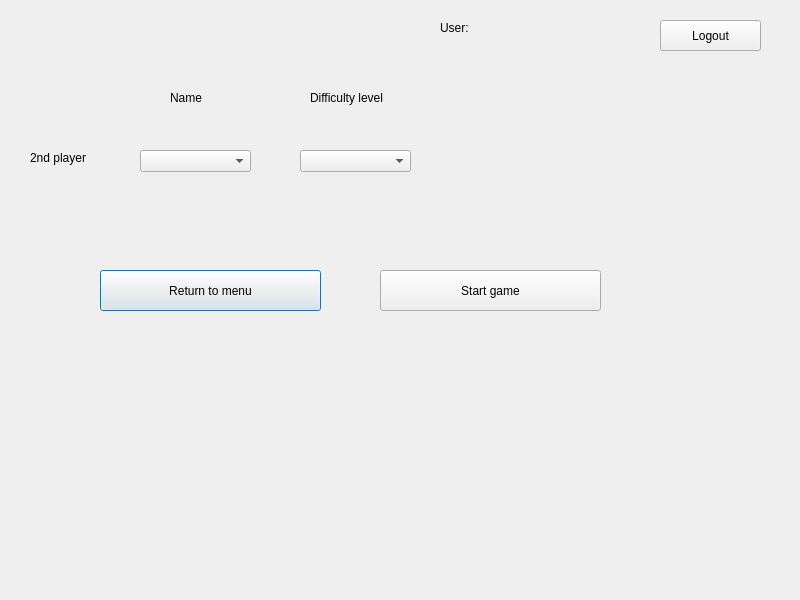
<?xml version="1.0" encoding="UTF-8"?>
<ui version="4.0">
 <class>Create_Game_GUI</class>
 <widget class="QDialog" name="Create_Game_GUI">
  <property name="geometry">
   <rect>
    <x>0</x>
    <y>0</y>
    <width>800</width>
    <height>600</height>
   </rect>
  </property>
  <property name="windowTitle">
   <string>Create_Game_GUI</string>
  </property>
  <widget class="QPushButton" name="pushButton_return">
   <property name="geometry">
    <rect>
     <x>100</x>
     <y>270</y>
     <width>221</width>
     <height>41</height>
    </rect>
   </property>
   <property name="text">
    <string>Return to menu</string>
   </property>
  </widget>
  <widget class="QComboBox" name="comboBox_difficulty">
   <property name="geometry">
    <rect>
     <x>300</x>
     <y>150</y>
     <width>111</width>
     <height>22</height>
    </rect>
   </property>
  </widget>
  <widget class="QLabel" name="label_user">
   <property name="geometry">
    <rect>
     <x>440</x>
     <y>20</y>
     <width>55</width>
     <height>16</height>
    </rect>
   </property>
   <property name="text">
    <string>User:</string>
   </property>
  </widget>
  <widget class="QLabel" name="label_second_player">
   <property name="geometry">
    <rect>
     <x>30</x>
     <y>150</y>
     <width>61</width>
     <height>16</height>
    </rect>
   </property>
   <property name="text">
    <string>2nd player</string>
   </property>
  </widget>
  <widget class="QPushButton" name="pushButton_start">
   <property name="geometry">
    <rect>
     <x>380</x>
     <y>270</y>
     <width>221</width>
     <height>41</height>
    </rect>
   </property>
   <property name="text">
    <string>Start game</string>
   </property>
  </widget>
  <widget class="QLabel" name="label_name_2">
   <property name="geometry">
    <rect>
     <x>170</x>
     <y>90</y>
     <width>101</width>
     <height>16</height>
    </rect>
   </property>
   <property name="text">
    <string>Name</string>
   </property>
  </widget>
  <widget class="QPushButton" name="pushButton_logout">
   <property name="geometry">
    <rect>
     <x>660</x>
     <y>20</y>
     <width>101</width>
     <height>31</height>
    </rect>
   </property>
   <property name="text">
    <string>Logout</string>
   </property>
  </widget>
  <widget class="QComboBox" name="comboBox_name">
   <property name="geometry">
    <rect>
     <x>140</x>
     <y>150</y>
     <width>111</width>
     <height>22</height>
    </rect>
   </property>
  </widget>
  <widget class="QLabel" name="label_avatar">
   <property name="geometry">
    <rect>
     <x>590</x>
     <y>10</y>
     <width>51</width>
     <height>41</height>
    </rect>
   </property>
   <property name="text">
    <string>&lt;avatar&gt;</string>
   </property>
  </widget>
  <widget class="QLabel" name="label_difficulty">
   <property name="geometry">
    <rect>
     <x>310</x>
     <y>90</y>
     <width>101</width>
     <height>16</height>
    </rect>
   </property>
   <property name="text">
    <string>Difficulty level</string>
   </property>
  </widget>
  <widget class="QLabel" name="label_name">
   <property name="geometry">
    <rect>
     <x>510</x>
     <y>20</y>
     <width>55</width>
     <height>16</height>
    </rect>
   </property>
   <property name="text">
    <string>&lt;login&gt;</string>
   </property>
  </widget>
 </widget>
 <layoutdefault spacing="6" margin="11"/>
 <resources/>
 <connections/>
</ui>
